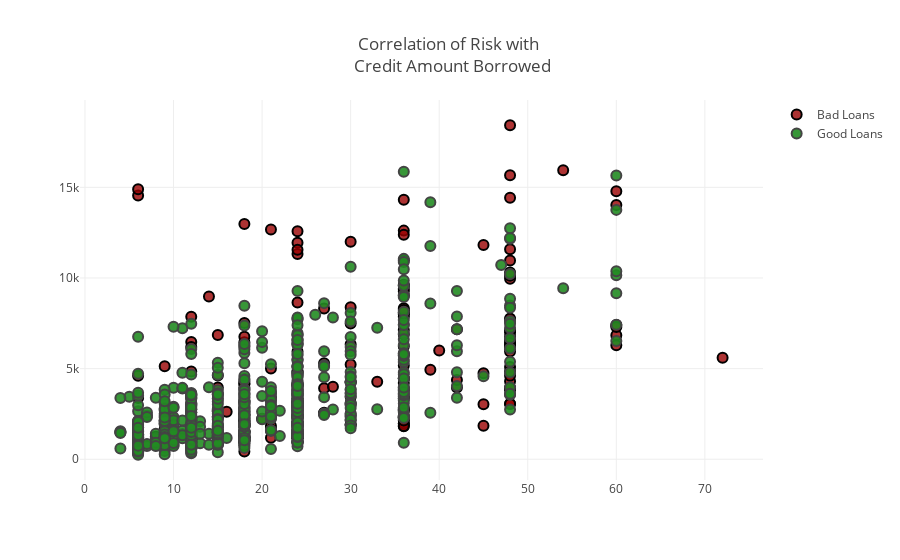

Notebook code cell kept with this figure:
### Code cell
import plotly.plotly as py
import plotly.figure_factory as ff

import numpy as np
import pandas as pd

bad_credit_amount = df["amount"].loc[df['credit'] == 1].values.tolist()
good_credit_amount = df["amount"].loc[df['credit'] == 0].values.tolist()
bad_duration = df['loan_duration_months'].loc[df['credit'] == 1].values.tolist()
good_duration = df['loan_duration_months'].loc[df['credit'] == 0].values.tolist()

bad_loans = go.Scatter(
    x = bad_duration,
    y = bad_credit_amount,
    name = 'Bad Loans',
    mode = 'markers',
    marker = dict(
        size = 10,
        color = 'rgba(152, 0, 0, .8)',
        line = dict(
            width = 2,
            color = 'rgb(0, 0, 0)'
        )
    )
)

good_loans = go.Scatter(
    x = good_duration,
    y = good_credit_amount,
    name = 'Good Loans',
    mode = 'markers',
    marker = dict(
        size = 10,
        color = 'rgba(34, 139, 34, .9)',
        line = dict(
            width = 2,
        )
    )
)

data = [bad_loans, good_loans]

layout = dict(title = 'Correlation of Risk with <br> Credit Amount Borrowed',
              yaxis = dict(zeroline = False),
              xaxis = dict(zeroline = False)
             )

fig = dict(data=data, layout=layout)
iplot(fig, filename='styled-scatter')

### Figure 1 — Plotly figure (JSON) as saved in the notebook; plotly's stock layout.template omitted (floating-point values rounded to 4 significant figures; data arrays with more than 128 entries replaced by an {"elided": "..."} marker saying what was removed)
{"data": [{"marker": {"color": "rgba(152, 0, 0, .8)", "line": {"color": "rgb(0, 0, 0)", "width": 2}, "size": 10}, "mode": "markers", "name": "Bad Loans", "type": "scatter", "uid": "dd089494-9bad-4d21-83ac-3bbb4e1b14ab", "x": {"elided": "300 int values"}, "y": {"elided": "300 int values"}}, {"marker": {"color": "rgba(34, 139, 34, .9)", "line": {"width": 2}, "size": 10}, "mode": "markers", "name": "Good Loans", "type": "scatter", "uid": "f1ffaf80-5d87-42bc-a373-c66bd69d14be", "x": {"elided": "700 int values"}, "y": {"elided": "700 int values"}}], "layout": {"title": {"text": "Correlation of Risk with <br> Credit Amount Borrowed"}, "xaxis": {"zeroline": false}, "yaxis": {"zeroline": false}}}
